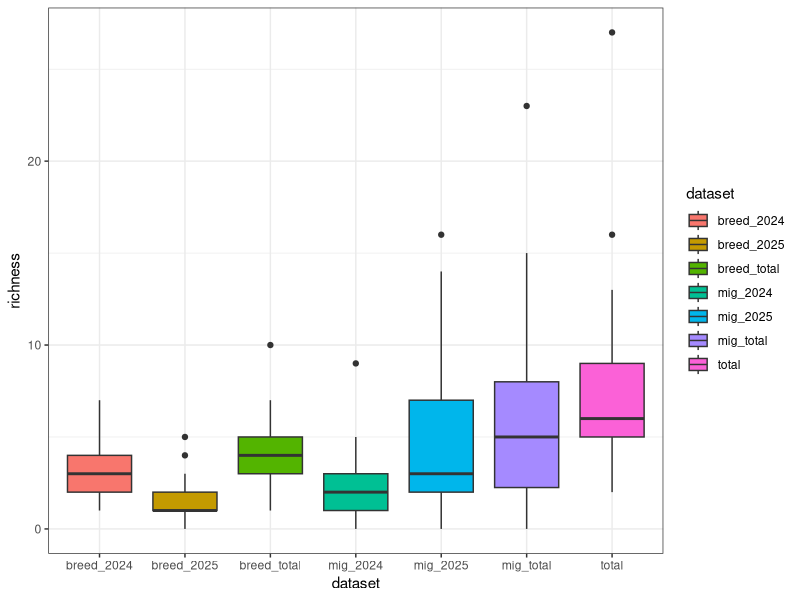
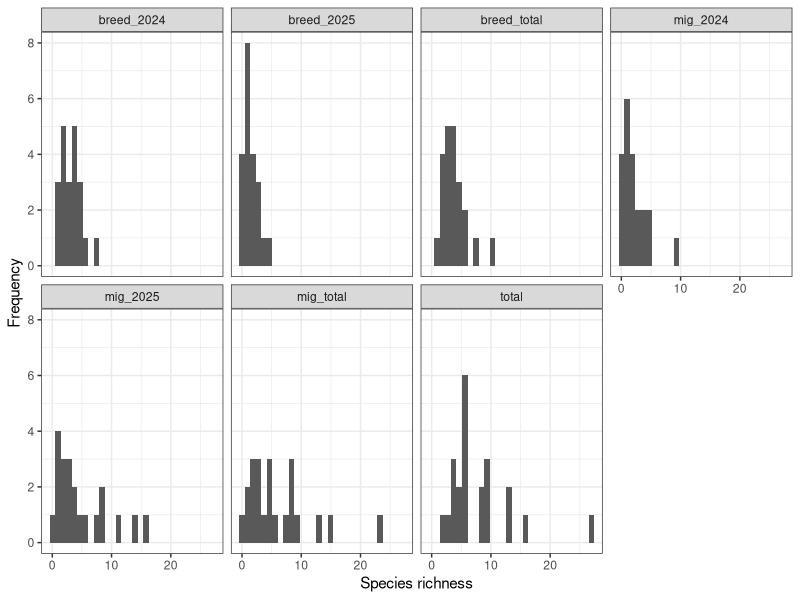
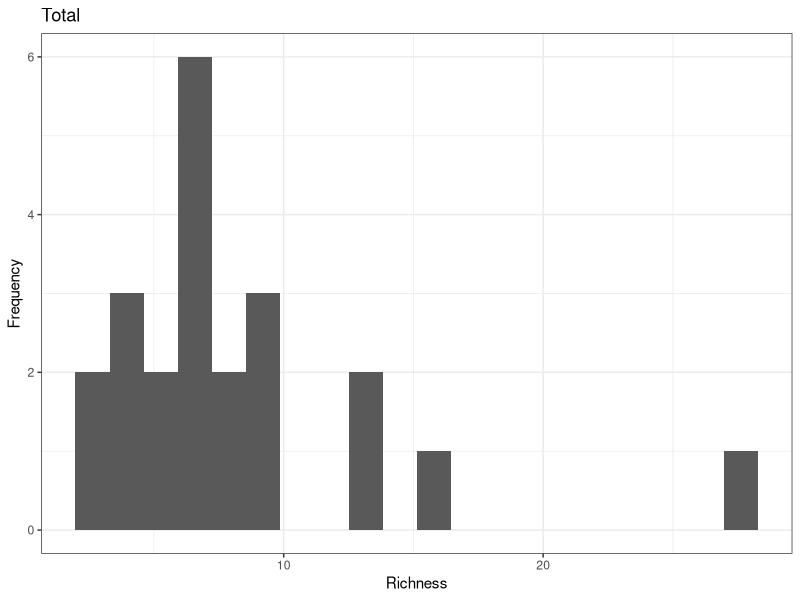
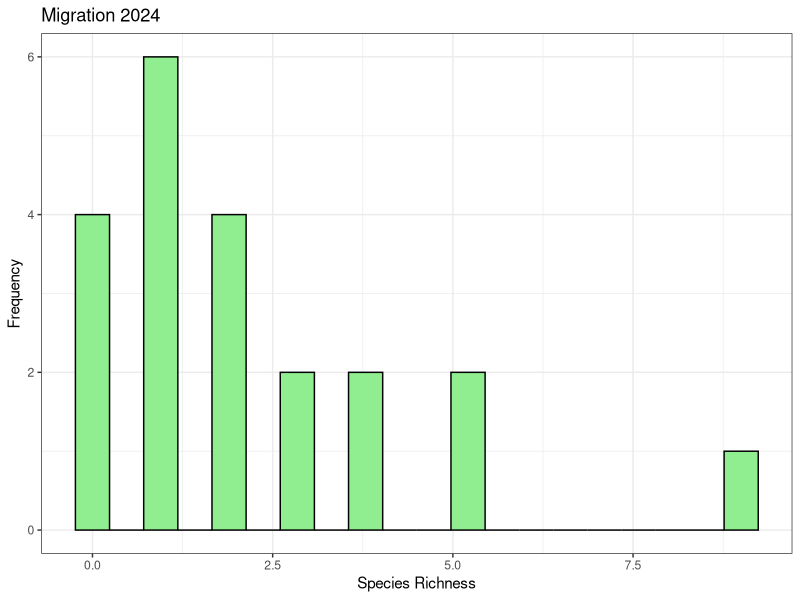
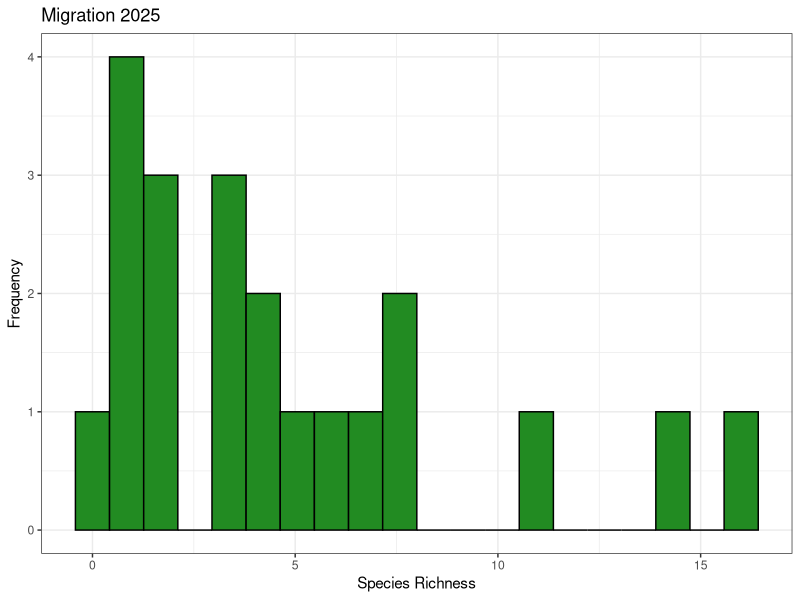
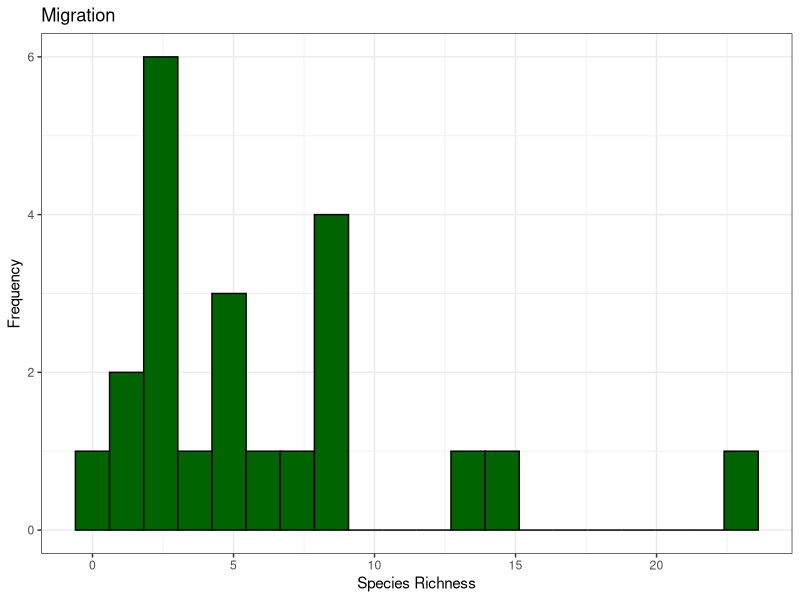
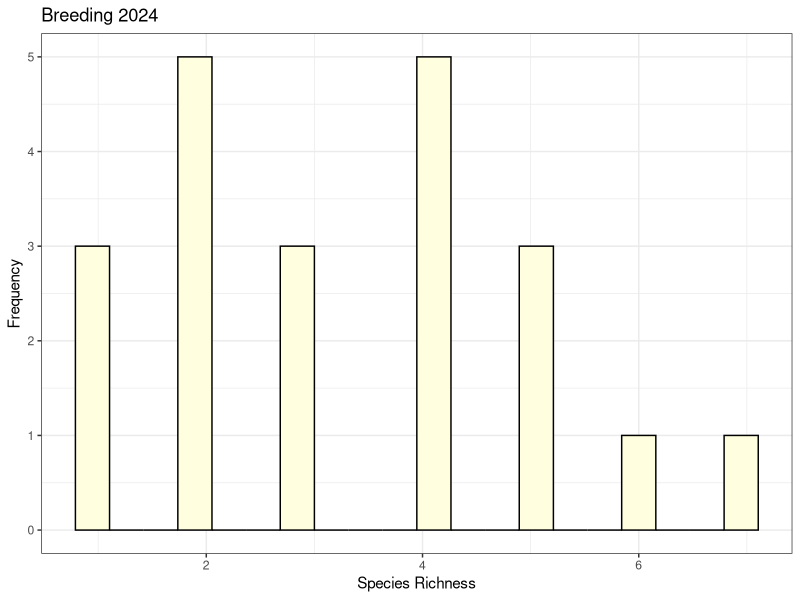
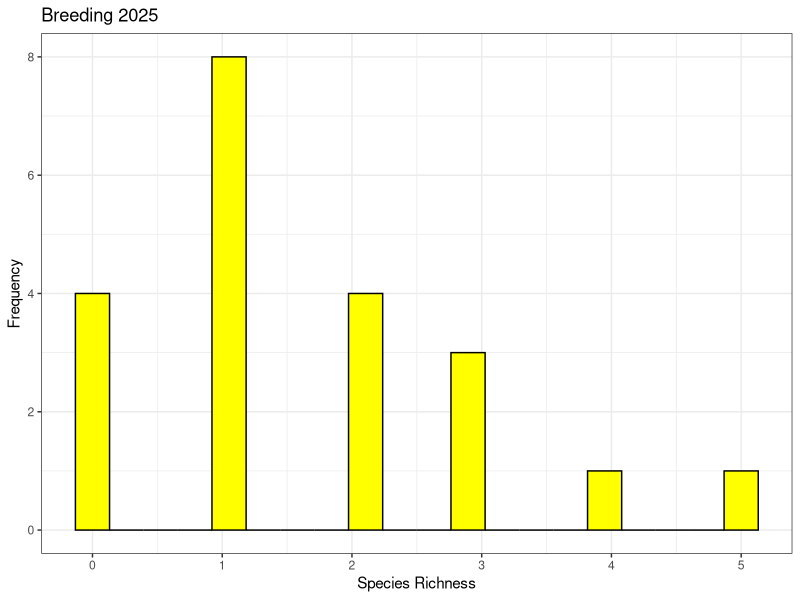

These charts were generated, in order, by the following R code:
# 04-Feb-2026                          
# ============================================================================ # 
#                          EXPLORATORY DATA ANALYSIS
# ============================================================================ # 

# DESCRIPTION: 
# Exploration and visualization of distributions and trends of variables

# PACKAGES USED:
library(readr)
library(ggplot2)
library(patchwork)
library(dplyr)
library(tidyverse)


# ============================================================================ # 
# 1. DISTRIBUTION OF VARIABLES  
# ============================================================================ # 

# --- 1.1 SPECIES RICHNESS ACROSS YARDS --- #

yard_characteristics <- read_csv("2 - Cleaned/yard_characteristics.csv")
SR_long <- read_csv("2 - Cleaned/SR_long.csv")


# 1.11 All SR data
# boxplot of SR for each season
ggplot(data = SR_long) + 
  geom_boxplot(mapping = aes(x = dataset, y=richness, fill = dataset)) + 
  theme_bw()

# histogram of SR for each season
ggplot(data = SR_long) + geom_histogram(mapping = aes(x=richness)) + 
  theme_bw() +
  facet_wrap(~dataset, nrow=2) + 
  labs(x = "Species richness", y = "Frequency")

# histogram for total SR
hist_total = ggplot(data = yard_characteristics) + 
  geom_histogram(mapping = aes(x = SR_total), bins = 20) + 
  theme_bw() +
  labs(title = "Total", x = "Richness", y = "Frequency")
hist_total


# 1.12 Migration
# 2024
hist_m24 = ggplot(data = yard_characteristics) + 
  geom_histogram(mapping = aes(x = SR_mig_2024), fill="lightgreen", color = "black", bins = 20) + 
  theme_bw() +
  labs(title = "Migration 2024", x = "Species Richness", y = "Frequency")
hist_m24
       
# 2025
hist_m25 = ggplot(data = yard_characteristics) + 
  geom_histogram(mapping = aes(x = SR_mig_2025), fill="forestgreen", color = "black", bins = 20) + 
  theme_bw() +
  labs(title = "Migration 2025", x = "Species Richness", y = "Frequency")
hist_m25

# Both
hist_m = ggplot(data = yard_characteristics) + 
  geom_histogram(mapping = aes(x = SR_mig), fill="darkgreen", color = "black", bins = 20) + 
  theme_bw() +
  labs(title = "Migration", x = "Species Richness", y = "Frequency")
hist_m


# 1.13 Breeding
# 2024
hist_b24 = ggplot(data = yard_characteristics) + 
  geom_histogram(mapping = aes(x = SR_breed_2024), fill="lightyellow", color = "black", bins = 20) + 
  theme_bw() +
  labs(title = "Breeding 2024", x = "Species Richness", y = "Frequency")
hist_b24

# 2025
hist_b25 = ggplot(data = yard_characteristics) + 
  geom_histogram(mapping = aes(x = SR_breed_2025), fill="yellow", color = "black", bins = 20) + 
  theme_bw() +
  labs(title = "Breeding 2025", x = "Species Richness", y = "Frequency")
hist_b25

# Both
hist_b = ggplot(data = yard_characteristics) + 
  geom_histogram(mapping = aes(x = SR_breed), fill="yellow3", color = "black", bins = 20) + 
  theme_bw() +
  labs(title = "Breeding", x = "Species Richness", y = "Frequency")
hist_b


# 1.14 Display all histograms on one panel
multi_hist_SR <- ((hist_m24|hist_m25|hist_m)/(hist_b24|hist_b25|hist_b)) + 
  plot_annotation(tag_levels = 'A')
multi_hist_SR



# --- 1.2 YARD HABITAT FEATURES --- #
# DEF: Make histograms for each yard habitat feature

# 1.21 Area
# Histograms
hist_area = ggplot(data = yard_characteristics) + 
  geom_histogram(mapping = aes(x = area), fill="purple", color = "black", bins = 20) + 
  theme_bw() +
  labs(x = "Area (ha)", y = "Frequency")

hist_back_area = ggplot(data = yard_characteristics) + 
  geom_histogram(mapping = aes(x = back_area_ha), fill="purple4", color = "black", bins = 20) + 
  theme_bw() +
  labs(x = "Backyard area (ha)", y = "Frequency")


# 1.22 Number of trees
hist_tree = ggplot(data = yard_characteristics) + 
  geom_histogram(mapping = aes(x = tree), fill="darkgreen", color = "black", bins = 20) + 
  theme_bw() +
  labs(x = "Number of trees", y = "Frequency")


# 1.23 Number of shrubs
hist_shrub = ggplot(data = yard_characteristics) + 
  geom_histogram(mapping = aes(x = shrub), fill="lightgreen", color = "black", bins = 20) + 
  theme_bw() +
  labs(x = "Number of shrubs", y = "Frequency")


# 1.24 Density
hist_density = ggplot(data = yard_characteristics) + 
  geom_histogram(mapping = aes(x = density), fill="orange", color = "black", bins = 20) + 
  theme_bw() +
  labs(x = "Density of vegetation (stems/ha", y = "Frequency")


# 1.25 Mean DBH
hist_DBH = ggplot(data = yard_characteristics) + 
  geom_histogram(mapping = aes(x = mean_dbh), fill="tan4", color = "black", bins = 20) + 
  theme_bw() +
  labs(x = "Mean DBH", y = "Frequency")


# 1.26 Number of fruiting plants
hist_fruit = ggplot(data = yard_characteristics) + 
  geom_histogram(mapping = aes(x = n_fruiting_plants), fill="red", color = "black", bins = 20) + 
  theme_bw() +
  labs(x = "Number of fruiting plants", y = "Frequency")


# 1.27 Number of native plants
hist_native = ggplot(data = yard_characteristics) + 
  geom_histogram(mapping = aes(x = n_native_plants), fill="blue4", color = "black", bins = 20) + 
  theme_bw() +
  labs(x = "Number of native plants", y = "Frequency")


# 1.28 Display all histograms together
multi_hist_yard_characteristics <- 
  ((hist_area|hist_tree|hist_density|hist_fruit)/(hist_back_area|hist_shrub|hist_DBH|hist_native)) + 
  plot_annotation(tag_levels = 'A')
multi_hist_yard_characteristics




# --- 1.3 LANDSCAPE CHARACTERISTICS --- #

# INSERT



# ============================================================================ # 
# 2. RELATIONSHIPS TO SPECIES RICHNESS
# ============================================================================ # 

# --- 2.1 SR ~ YARD HABITAT FEATURES --- #
# DEF: Scatter plots of yard habitat features with species richness for each season

# 2.11 Make long data frame for each variable with each season's SR
yard_characteristics_long <- yard_characteristics %>%
  select(-c(back_perimeter_m,diagonal_1_m,diagonal_2_m,short_radius_m,
            long_radius_m,lat,long,utm_zone,utm_easting,utm_northing)) %>%
  pivot_longer(
    cols = starts_with("SR_"), # select columns starting with SR_
    names_to = "season", # name of new column to store old column names
    values_to = "richness" # name of new column to store values
  )

# Export yard_characteristics_long data frame
write.csv(yard_characteristics_long, file="2 - Cleaned/yard_characteristics_long.csv", row.names=FALSE)


# 2.12 SR ~ Area
ggplot(data = yard_characteristics_long) + 
  geom_point(mapping = aes(x = area, y = richness)) + 
  theme_bw() +
  facet_wrap(~season, nrow=2) + 
  labs(x = "Area", y = "Species richness")

# backyard area
ggplot(data = yard_characteristics_long) + 
  geom_point(mapping = aes(x = back_area_ha, y = richness)) + 
  theme_bw() +
  facet_wrap(~season, nrow=2) + 
  labs(x = "Backyard area", y = "Species richness")


# 2.13 SR ~ Number of trees
ggplot(data = yard_characteristics_long) + 
  geom_point(mapping = aes(x = tree, y = richness)) + 
  theme_bw() +
  facet_wrap(~season, nrow=2) + 
  labs(x = "Number of trees", y = "Species richness")


# 2.14 SR ~ Number of shrubs
ggplot(data = yard_characteristics_long) + 
  geom_point(mapping = aes(x = shrub, y = richness)) + 
  theme_bw() +
  facet_wrap(~season, nrow=2) + 
  labs(x = "Number of shrubs", y = "Species richness")


# 2.15 SR ~ Density of vegetation
ggplot(data = yard_characteristics_long) + 
  geom_point(mapping = aes(x = density, y = richness)) + 
  theme_bw() +
  facet_wrap(~season, nrow=2) + 
  labs(x = "Density of vegetation (stem/ha)", y = "Species richness")


# 2.16 SR ~ Mean DBH
ggplot(data = yard_characteristics_long) + 
  geom_point(mapping = aes(x = mean_dbh, y = richness)) + 
  theme_bw() +
  facet_wrap(~season, nrow=2) + 
  labs(x = "Mean DBH", y = "Species richness")


# 2.17 SR ~ Number of fruiting plants
ggplot(data = yard_characteristics_long) + 
  geom_point(mapping = aes(x = n_fruiting_plants, y = richness)) + 
  theme_bw() +
  facet_wrap(~season, nrow=2) + 
  labs(x = "Number of fruiting plants", y = "Species richness")
# Note: no plant fruited in spring, so this would only really be important in breeding


# 2.18 SR ~ Number of native plants
ggplot(data = yard_characteristics_long) + 
  geom_point(mapping = aes(x = n_native_plants, y = richness)) + 
  theme_bw() +
  facet_wrap(~season, nrow=2) + 
  labs(x = "Number of native plants", y = "Species richness")




# --- 2.2. SR ~ LANDSCAPE HABITAT FEATURES --- #
# ggplot relationships



# --- 2.3. SR ~ LANDSCAPE HABITAT FEATURES --- #
# ggplot relationships




